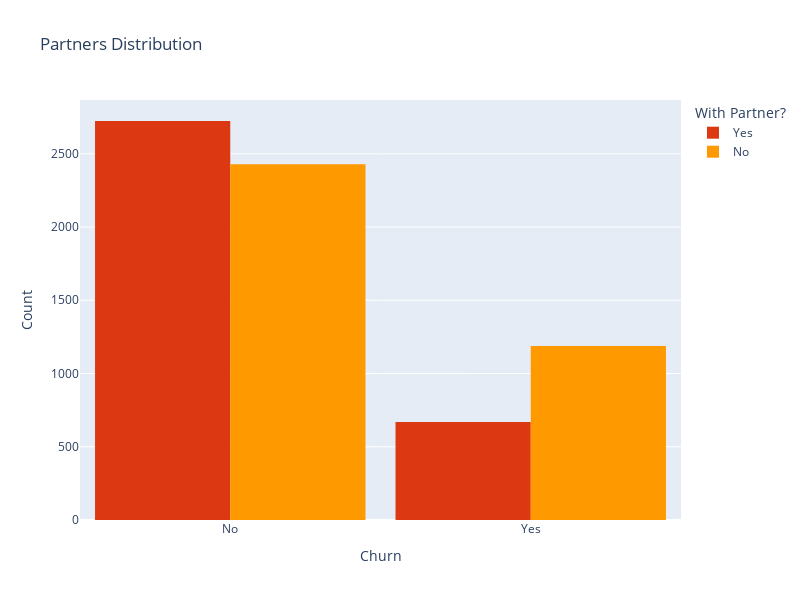

Notebook code cell kept with this figure:
### Markdown cell above
### <span style='color:navy'> Customers **without** Dependants are more likely to churn. <span>

### Code cell
fig = px.histogram(customer, x="Churn", color="Partner", barmode="group",
                   title="Partners Distribution" , color_discrete_map={"Yes": "#DC3912", "No": "#FF9900"})
fig.update_layout(width=800, height=600, bargap=0.1,
                  xaxis_title="Churn",yaxis_title="Count",legend_title="With Partner?")
fig.show()

### Figure 1 — Plotly figure (JSON) as saved in the notebook; plotly's stock layout.template omitted (floating-point values rounded to 4 significant figures; data arrays with more than 128 entries replaced by an {"elided": "..."} marker saying what was removed)
{"data": [{"alignmentgroup": "True", "bingroup": "x", "hovertemplate": "Partner=Yes<br>Churn=%{x}<br>count=%{y}<extra></extra>", "legendgroup": "Yes", "marker": {"color": "#DC3912", "pattern": {"shape": ""}}, "name": "Yes", "offsetgroup": "Yes", "orientation": "v", "showlegend": true, "type": "histogram", "x": {"elided": "3393 str values"}, "xaxis": "x", "yaxis": "y"}, {"alignmentgroup": "True", "bingroup": "x", "hovertemplate": "Partner=No<br>Churn=%{x}<br>count=%{y}<extra></extra>", "legendgroup": "No", "marker": {"color": "#FF9900", "pattern": {"shape": ""}}, "name": "No", "offsetgroup": "No", "orientation": "v", "showlegend": true, "type": "histogram", "x": {"elided": "3617 str values"}, "xaxis": "x", "yaxis": "y"}], "layout": {"bargap": 0.1, "barmode": "group", "height": 600, "legend": {"title": {"text": "With Partner?"}, "tracegroupgap": 0}, "title": {"text": "Partners Distribution"}, "width": 800, "xaxis": {"anchor": "y", "domain": [0, 1], "title": {"text": "Churn"}}, "yaxis": {"anchor": "x", "domain": [0, 1], "title": {"text": "Count"}}}}
